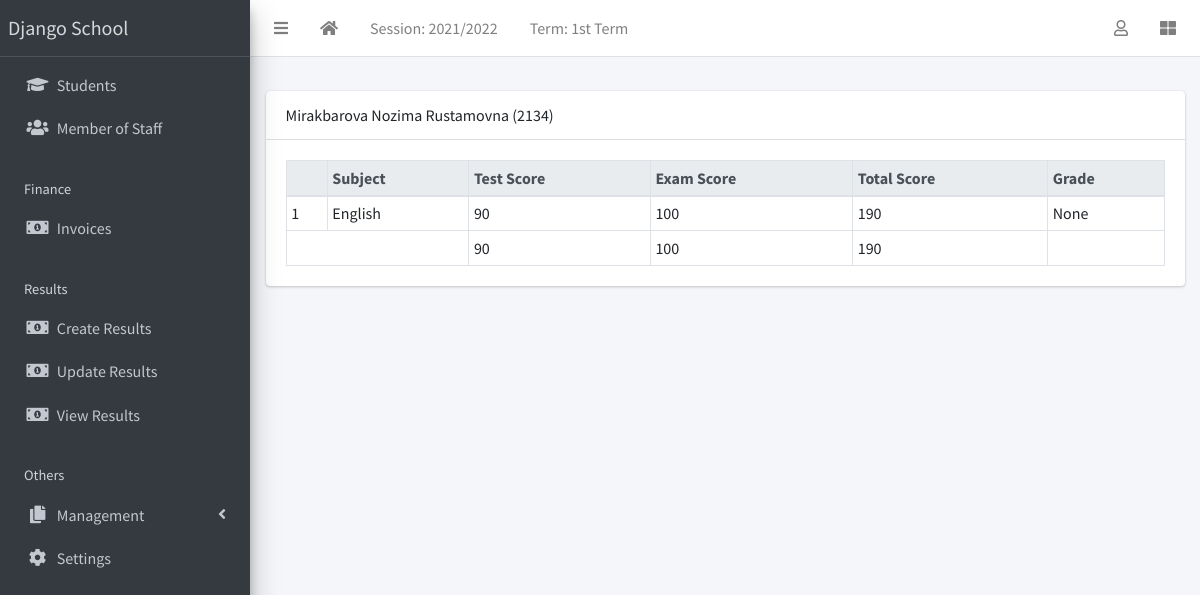
/result/view/all (signed in), run on an earlier commit of the app's database.
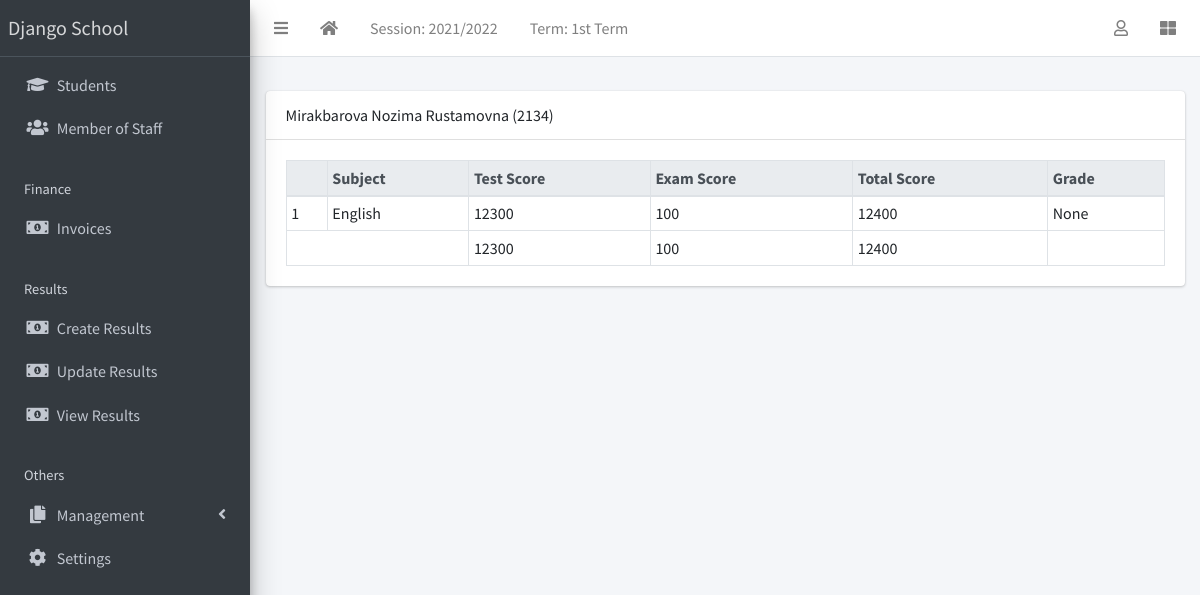
And on a later commit of the database.
### apps/result/models.py (models this page shows, shortened)
class Result(models.Model):
    student = models.ForeignKey(Student, on_delete=models.CASCADE)
    session = models.ForeignKey(AcademicSession, on_delete=models.CASCADE)
    term = models.ForeignKey(AcademicTerm, on_delete=models.CASCADE)
    current_class = models.ForeignKey(StudentClass, on_delete=models.CASCADE)
    subject = models.ForeignKey(Subject, on_delete=models.CASCADE)
    test_score = models.IntegerField(default=0)
    exam_score = models.IntegerField(default=0)
    class Meta:
        ordering = ["subject"]
    def total_score(self):
        return self.test_score + self.exam_score
    def grade(self):
        return score_grade(self.total_score())

### apps/students/models.py (models this page shows, shortened)
class Student(models.Model):
    STATUS_CHOICES = [("active", "Active"), ("inactive", "Inactive")]
    GENDER_CHOICES = [("male", "Male"), ("female", "Female")]
    current_status = models.CharField(
        max_length=10, choices=STATUS_CHOICES, default="active"
    )
    registration_number = models.CharField(max_length=200, unique=True)
    surname = models.CharField(max_length=200)
    firstname = models.CharField(max_length=200)
    other_name = models.CharField(max_length=200, blank=True)
    gender = models.CharField(max_length=10, choices=GENDER_CHOICES, default="male")
    date_of_birth = models.DateField(default=timezone.now)
    current_class = models.ForeignKey(
        StudentClass, on_delete=models.SET_NULL, blank=True, null=True
    )
    date_of_admission = models.DateField(default=timezone.now)
    mobile_num_regex = RegexValidator(
        regex="^[0-9]{10,15}$", message="Entered mobile number isn't in a right format!"
    )
    parent_mobile_number = models.CharField(
        validators=[mobile_num_regex], max_length=13, blank=True
    )
    address = models.TextField(blank=True)
    others = models.TextField(blank=True)
    passport = models.ImageField(blank=True, upload_to="students/passports/")
    class Meta:
        ordering = ["surname", "firstname", "other_name"]
    def __str__(self):
        return f"{self.surname} {self.firstname} {self.other_name} ({self.registration_number})"

### apps/corecode/models.py (models this page shows)
class Subject(models.Model):
    name = models.CharField(max_length=200, unique=True)
    class Meta:
        ordering = ["name"]
    def __str__(self):
        return self.name

### apps/result/views.py (the view)
# urls.py: path("view/all", ResultListView.as_view(), name="view-results"),
class ResultListView(LoginRequiredMixin, View):
    def get(self, request, *args, **kwargs):
        results = Result.objects.filter(
            session=request.current_session, term=request.current_term
        )
        bulk = {}
        for result in results:
            test_total = 0
            exam_total = 0
            subjects = []
            for subject in results:
                if subject.student == result.student:
                    subjects.append(subject)
                    test_total += subject.test_score
                    exam_total += subject.exam_score
            bulk[result.student.id] = {
                "student": result.student,
                "subjects": subjects,
                "test_total": test_total,
                "exam_total": exam_total,
                "total_total": test_total + exam_total,
            }
        context = {"results": bulk}
        return render(request, "result/all_results.html", context)

### apps/corecode/context_processors.py (called while the page is built)
def site_defaults(request):
    current_session = AcademicSession.objects.get(current=True)
    current_term = AcademicTerm.objects.get(current=True)
    vals = SiteConfig.objects.all()
    contexts = {
        "current_session": current_session.name,
        "current_term": current_term.name,
    }
    for val in vals:
        contexts[val.key] = val.value
    return contexts

### apps/result/utils.py (called while the page is built)
def score_grade(score):
    if score <= 10:
        return "A"

### apps/result/templates/result/all_results.html
{% extends 'base.html' %}
{% block fullcard %}
  {% for key, result in results.items %}
    <div class="card">
      <div class="card-header">
        {{result.student}}
      </div>
      <div class="card-body">
        <table class="table table-bordered table-sm">
          <thead class="thead-light">
            <tr>
              <th></th>
              <th>Subject</th>
              <th>Test Score</th>
              <th>Exam Score</th>
              <th>Total Score</th>
              <th>Grade</th>
            </tr>
          </thead>
          <tbody>
            {% for subject in result.subjects %}
              <tr>
                <td>{{ forloop.counter }}</td>
                <td>{{ subject.subject }}</td>
                <td>{{ subject.test_score }}</td>
                <td>{{ subject.exam_score }}</td>
                <td>{{ subject.total_score }}</td>
                <td>{{ subject.grade }}</td>
              </tr>
            {% endfor %}
          </tbody>
          <tfoot>
            <tr>
              <td colspan="2"></td>
              <td>{{ result.test_total }}</td>
              <td>{{ result.exam_total }}</td>
              <td>{{ result.total_total }}</td>
              <td></td>
            </tr>
          </tfoot>
        </table>
      </div>
    </div>
  {% endfor %}
{% endblock fullcard %}

What changed in the data, as far as the page shows it:
computed for Student "Mirakbarova Nozima Rustamovna (2134)": test_total "90" → "12300"; total_total "190" → "12400"
changed Result "None": test_score "90" → "12300"; total_score "190" → "12400"
